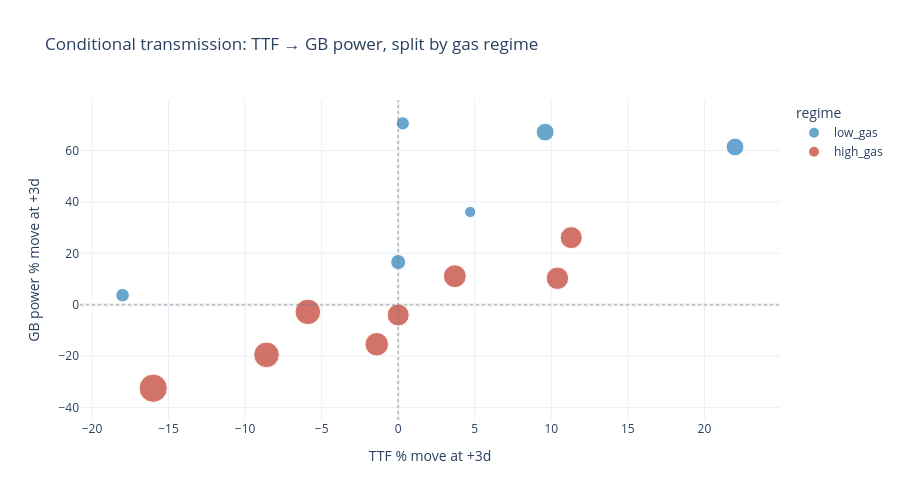

The cell this chart's notebook holds for it:
### Markdown cell above
### Visualising the regime split

Scatter of TTF +3d vs power +3d, coloured by regime. A clean separation by colour validates the mechanistic story visually.

### Code cell
fig = px.scatter(
    regime_clean,
    x='ttf_pct_3d', y='power_pct_3d',
    color='regime',
    size='gas_share_pct',
    hover_name='label',
    hover_data={'event_date': True, 'gas_share_pct': ':.1f', 'ttf_pct_3d': False, 'power_pct_3d': False},
    color_discrete_map={'high_gas': '#c0392b', 'low_gas': '#2c7fb8'},
    labels={'ttf_pct_3d': 'TTF % move at +3d', 'power_pct_3d': 'GB power % move at +3d'},
    title='Conditional transmission: TTF → GB power, split by gas regime',
)
fig.update_layout(template='plotly_white', height=500)
# zero lines
fig.add_hline(y=0, line_dash='dot', line_color='grey', opacity=0.4)
fig.add_vline(x=0, line_dash='dot', line_color='grey', opacity=0.4)
fig.show()

### Figure 1 — Plotly figure (JSON) as saved in the notebook; plotly's stock layout.template omitted (floating-point values rounded to 4 significant figures)
{"data": [{"customdata": [["2026-02-28T00:00:00", 23.3], ["2026-03-01T00:00:00", 23.3], ["2026-03-12T00:00:00", 16.7], ["2026-03-24T00:00:00", 12.7], ["2026-04-07T00:00:00", 13.5], ["2026-04-30T00:00:00", 9.3]], "hovertemplate": "<b>%{hovertext}</b><br><br>regime=low_gas<br>gas_share_pct=%{customdata[1]:.1f}<br>event_date=%{customdata[0]}<extra></extra>", "hovertext": ["Operation Epic Fury begins", "Iran retaliates; first US dead", "KC-135 loss and tanker attacks", "US 15-point settlement proposal", "Pakistan-brokered ceasefire announced", "Brent reaches four-year high"], "legendgroup": "low_gas", "marker": {"color": "#2c7fb8", "size": [23.3, 23.3, 16.7, 12.7, 13.5, 9.3], "sizemode": "area", "sizeref": 0.1468, "symbol": "circle"}, "mode": "markers", "name": "low_gas", "orientation": "v", "showlegend": true, "type": "scatter", "x": [22.0, 9.6, 0.0, 0.3, -18.0, 4.7], "xaxis": "x", "y": [61.4, 67.2, 16.6, 70.6, 3.7, 36.1], "yaxis": "y"}, {"customdata": [["2026-03-05T00:00:00", 35.8], ["2026-03-07T00:00:00", 58.7], ["2026-03-18T00:00:00", 38.5], ["2026-03-31T00:00:00", 40.9], ["2026-04-02T00:00:00", 35.8], ["2026-04-13T00:00:00", 48.4], ["2026-04-20T00:00:00", 37.2], ["2026-05-05T00:00:00", 48]], "hovertemplate": "<b>%{hovertext}</b><br><br>regime=high_gas<br>gas_share_pct=%{customdata[1]:.1f}<br>event_date=%{customdata[0]}<extra></extra>", "hovertext": ["Hormuz paralysis starts", "Israeli strikes hit Tehran/Alborz fuel depots", "Iran strikes Qatar LNG infrastructure", "Iran strikes loaded tanker off Dubai", "Trump vows harder phase of attacks", "US blockade of Iranian ports begins", "Ceasefire extended; Pakistan talks continue", "Epic Fury declared over; ceasefire stress-tested"], "legendgroup": "high_gas", "marker": {"color": "#c0392b", "size": [35.8, 58.7, 38.5, 40.9, 35.8, 48.4, 37.2, 48.0], "sizemode": "area", "sizeref": 0.1468, "symbol": "circle"}, "mode": "markers", "name": "high_gas", "orientation": "v", "showlegend": true, "type": "scatter", "x": [11.3, -16.0, 3.7, -1.4, 0.0, -8.6, 10.4, -5.9], "xaxis": "x", "y": [26.1, -32.5, 11.1, -15.4, -4.0, -19.5, 10.3, -2.8], "yaxis": "y"}], "layout": {"height": 500, "legend": {"itemsizing": "constant", "title": {"text": "regime"}, "tracegroupgap": 0}, "shapes": [{"line": {"color": "grey", "dash": "dot"}, "opacity": 0.4, "type": "line", "x0": 0, "x1": 1, "xref": "x domain", "y0": 0, "y1": 0, "yref": "y"}, {"line": {"color": "grey", "dash": "dot"}, "opacity": 0.4, "type": "line", "x0": 0, "x1": 0, "xref": "x", "y0": 0, "y1": 1, "yref": "y domain"}], "title": {"text": "Conditional transmission: TTF → GB power, split by gas regime"}, "xaxis": {"anchor": "y", "domain": [0, 1], "title": {"text": "TTF % move at +3d"}}, "yaxis": {"anchor": "x", "domain": [0, 1], "title": {"text": "GB power % move at +3d"}}}}
